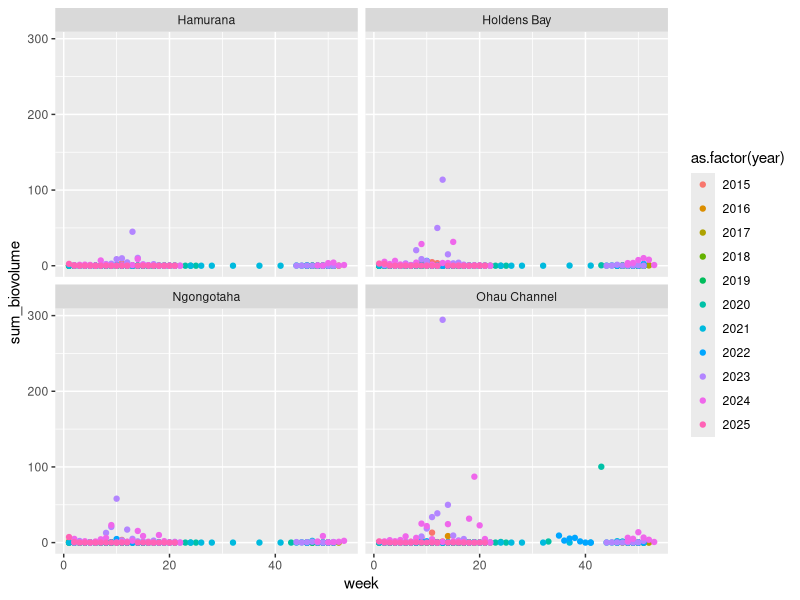
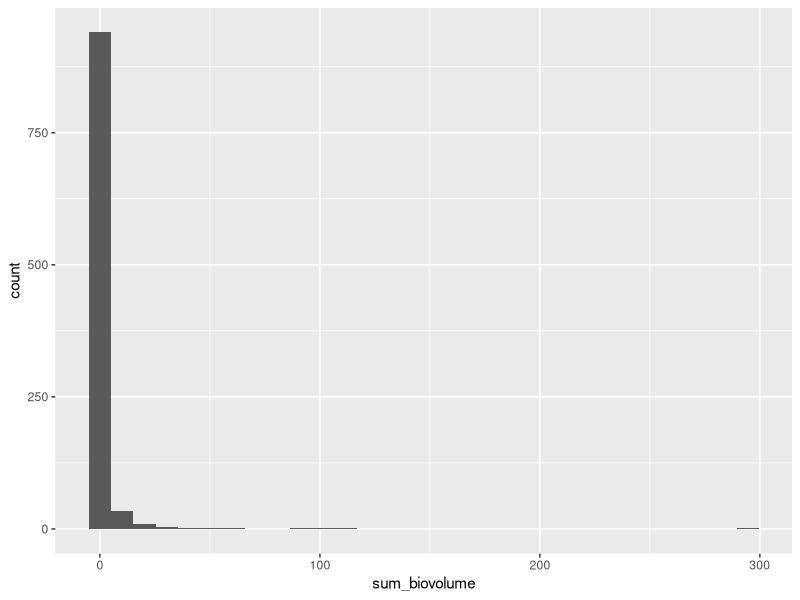
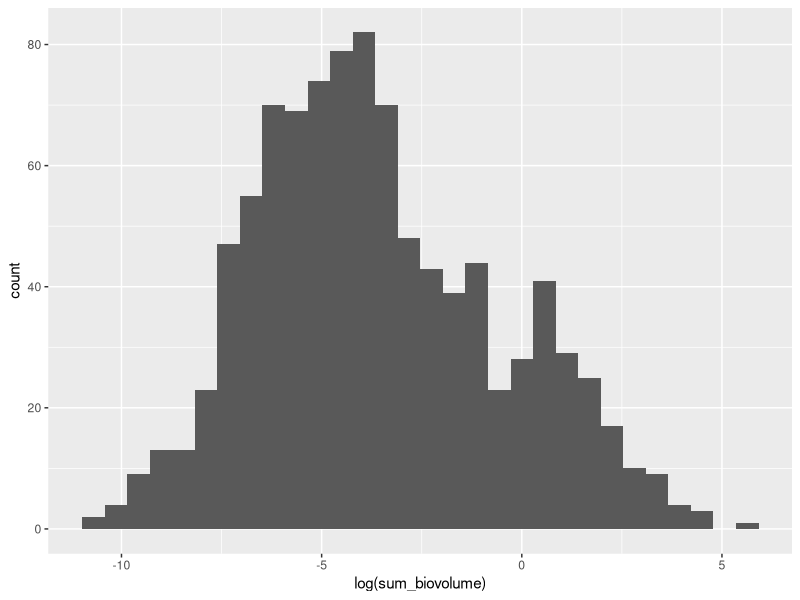
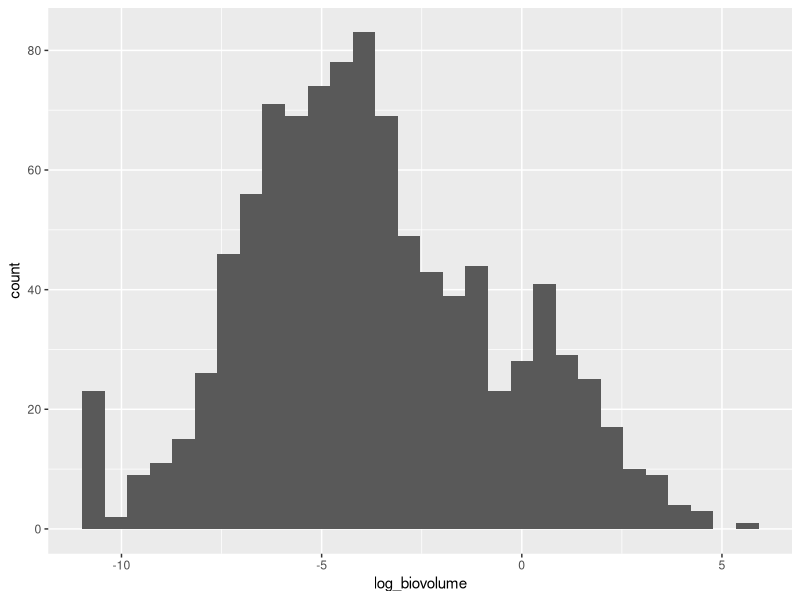
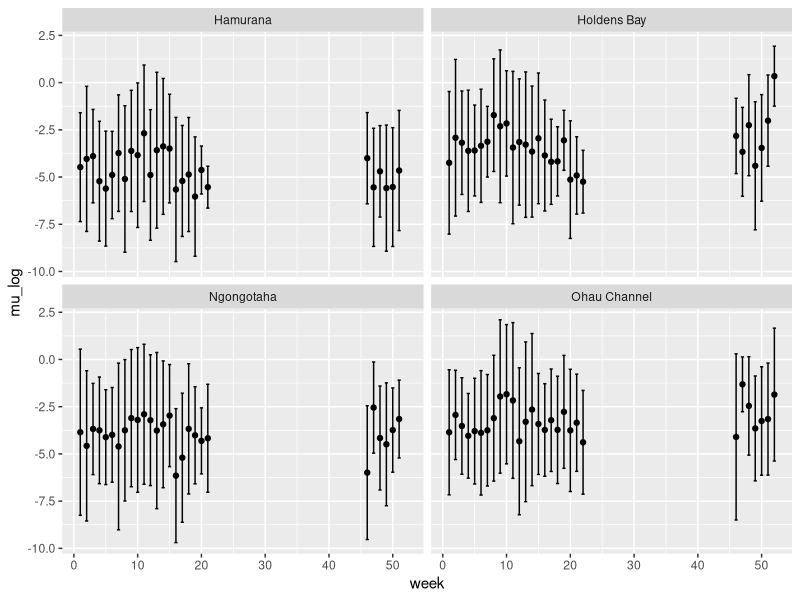
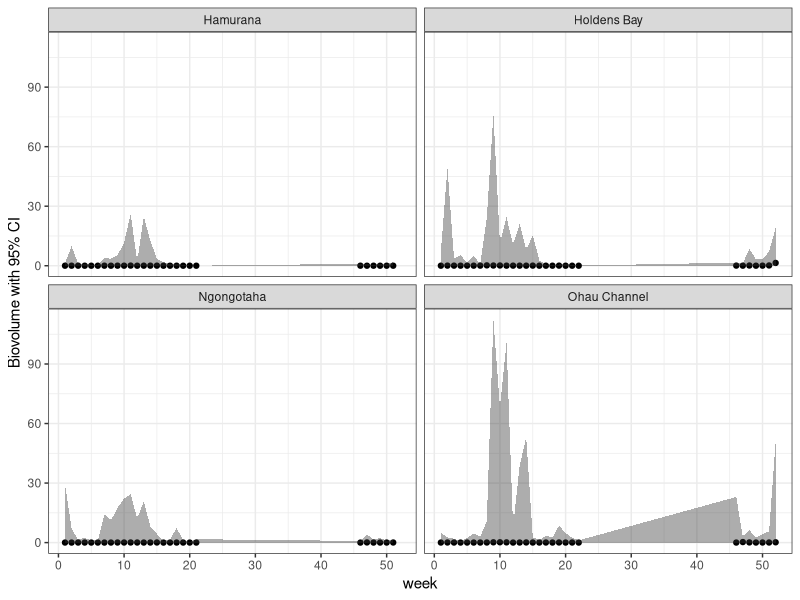
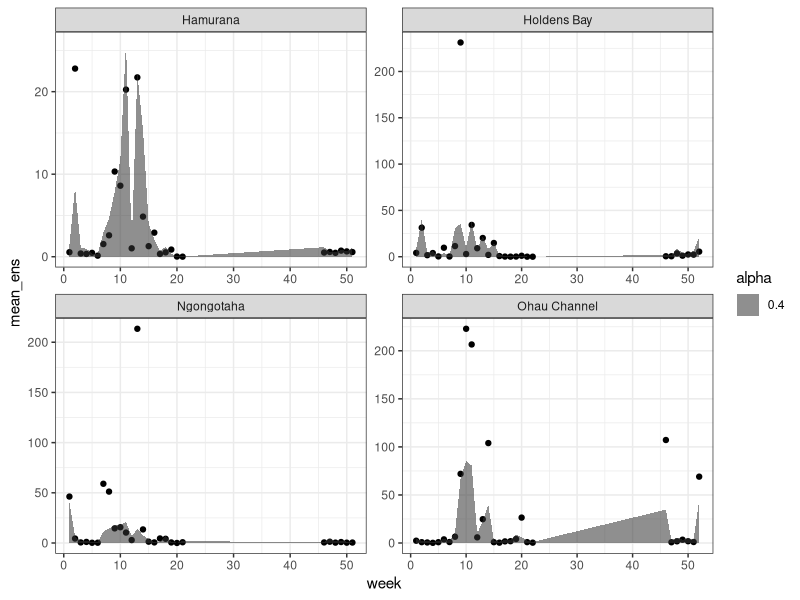
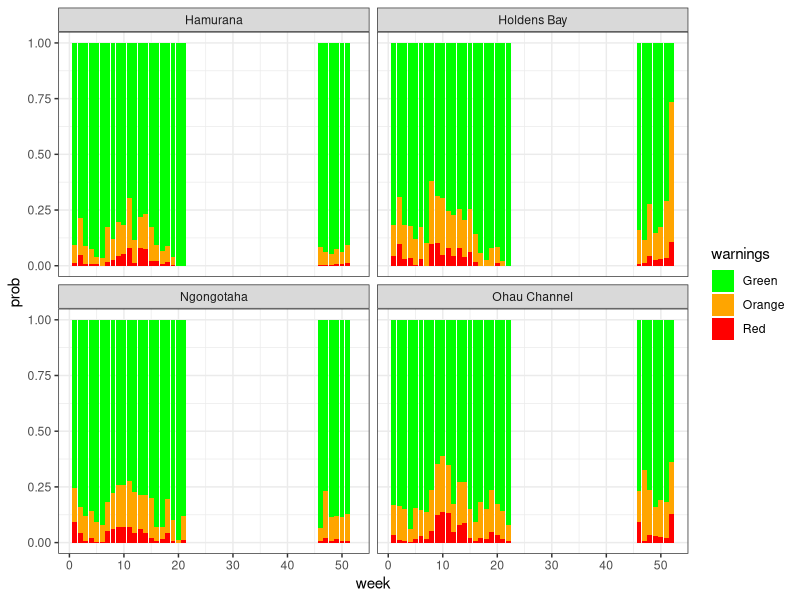

Write R code to recreate these figures, in order. (Note: this script raises an error after producing the figures.)
# produce climatology forecasts at BOPRC sites from long-term records
# trigger to run script: new observations added to boprc_cyano_2015-01-07_DATE.csv
# OR new file added in that folder with name prefix of boprc_cyano_**
library(tidyverse)

########## read in biovolume data
boprc <- read.csv('./data/boprc_cyano/boprc_cyano_2015-01-07_2025-05-26.csv')

boprc <- boprc %>% 
  select(Location, Site, SampleDate, PotentiallyToxicBioVolume) %>% 
  filter(!is.na(PotentiallyToxicBioVolume))

# sum the biovolume on a given site and day (following NERM Cyanobacteria protocol 2024,
# alert levels are based on the combined total of all cyanobacteria)
boprc <- boprc %>% 
  group_by(Site, SampleDate) %>% 
  summarise(sum_biovolume = sum(PotentiallyToxicBioVolume)) %>% 
  mutate(doy = yday(SampleDate), # add week and day of year
         year = year(SampleDate),
         week = week(SampleDate))

ggplot(boprc, aes(x = week, y = sum_biovolume, color = as.factor(year))) +
  geom_point() +
  facet_wrap(~Site) 

ggplot(boprc, aes(x = sum_biovolume)) +
  geom_histogram()

ggplot(boprc, aes(x = log(sum_biovolume))) +
  geom_histogram()

######### log-transform the data for normality
#calculate mean and sd of potentially toxic biovolume for each week and site
# first log transform the data because it is not normally distributed, then take mean/sd
min_val <- min(boprc$sum_biovolume[boprc$sum_biovolume > 0])

boprc <- boprc %>% 
  mutate(log_biovolume = log(sum_biovolume + min_val)) 

ggplot(boprc, aes(x = log_biovolume)) +
  geom_histogram()

########### calculate mean and std for each week/site
climatology <- boprc %>% 
  group_by(week, Site) %>% 
  summarise(mu_log = mean(log_biovolume),
            sd_log = sd(log_biovolume),
            n_obs = n()) %>% 
  filter(n_obs > 2) # only consider weeks with more than 2 obs

ggplot(climatology, aes(x = week, y = mu_log)) +
  geom_point() +
  geom_errorbar(aes(ymin = mu_log - sd_log, ymax = mu_log + sd_log), width = 0.5) +
  facet_wrap(~Site)

climatology <- climatology %>% 
  group_by(Site, week) %>% 
  mutate(lower_CI = exp(qnorm(c(0.05, 0.95), mean = mu_log, sd = sd_log)[1]) - min_val,
         upper_CI = exp(qnorm(c(0.05, 0.95), mean = mu_log, sd = sd_log)[2]) - min_val,
         mean_sample = exp(qnorm(c(0.5), mean = mu_log, sd = sd_log)) - min_val)

ggplot(climatology, aes(x = week, y = mean_sample)) +
  geom_point() +
  geom_ribbon(aes(ymin = lower_CI, ymax = upper_CI), alpha = 0.4) +
  facet_wrap(~Site) +
  theme_bw() +
  ylab('Biovolume with 95% CI')

########### create an ensemble distribution for each week/site based on the observed mean and std
set.seed(123)
pred <- climatology %>% 
  group_by(Site, week) %>% 
  mutate(ens_pred = list(rlnorm(1000, meanlog = mu_log, sdlog = sd_log)))

########## calculate the mean and confidence intervals for the simulated distribution
pred_long <- pred %>%
  select(Site, week, ens_pred) %>%
  unnest(ens_pred) %>% 
  group_by(Site, week) %>% 
  summarise(mean_ens = mean(ens_pred),
            p05 = quantile(ens_pred, 0.05),
            p95 = quantile(ens_pred, 0.95),)

ggplot(pred_long, aes(x = week, y = mean_ens)) +
  geom_point() +
  geom_ribbon(aes(ymin = p05, ymax = p95, alpha = 0.4)) +
  facet_wrap(~ Site, scales = 'free') +
  theme_bw()

########## calculate the probability of each warning
warnings <- pred %>% 
  select(Site, week, ens_pred) %>%
  unnest(ens_pred) %>% 
  # classify each ensemble member as falling into which warning level
  mutate(warnings = case_when(ens_pred < 0.5 ~ "Green",
                              ens_pred >= 0.5 & ens_pred < 10 ~ 'Orange',
                              ens_pred >= 10 ~ 'Red')) %>% 
  group_by(Site, week, warnings) %>%
  summarise(n = n(), .groups = "drop") %>%
  group_by(Site, week) %>%
  # calculate the percent of ensemble members in each warning level
  mutate(prob = n / sum(n)) %>%
  select(Site, week, warnings, prob)

ggplot(warnings, aes(x = week, y = prob, fill = warnings)) +
  geom_col(position = 'stack') +
  facet_wrap(~Site) +
  scale_fill_manual(values = c('green', 'orange', 'red')) +
  theme_bw()

# just check that the probabilities sum to 100
daily_summary <- warnings %>% 
  group_by(Site, week) %>% 
  summarise(total_prob = sum(prob, na.rm = TRUE))


write.csv(warnings, './forecasts/climatology_values_probabilities.csv', row.names = FALSE)
#################################################################################
# produce spatial persistence forecasts at BOPRC using TALT sites

# first need to create regression between cyanofluor phyco and potentially toxic biovolume
# see Georgia's paper for reference on this: https://www.sciencedirect.com/science/article/pii/S1568988320301487
# do this for each site using data collected by TALT so far
# so far, this is just 16 observations, but it will grow
# and then we have 2 more obs per week to inform the spatial persistence

#################################################################################
# produce temporal persistence forecasts at BOPRC sites using buoy data
